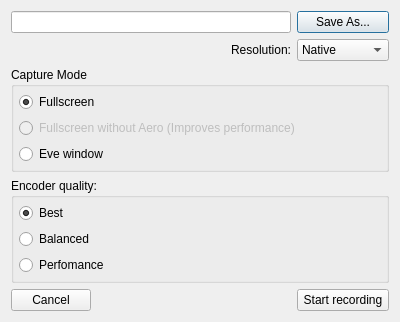
<?xml version="1.0" encoding="UTF-8"?>
<ui version="4.0">
 <class>VideoRecordingDialog</class>
 <widget class="QDialog" name="VideoRecordingDialog">
  <property name="geometry">
   <rect>
    <x>0</x>
    <y>0</y>
    <width>400</width>
    <height>300</height>
   </rect>
  </property>
  <property name="windowTitle">
   <string>Dialog</string>
  </property>
  <layout class="QGridLayout" name="gridLayout">
   <item row="0" column="0" colspan="2">
    <widget class="QLineEdit" name="fileLineEdit"/>
   </item>
   <item row="0" column="2">
    <widget class="QPushButton" name="saveAsButton">
     <property name="text">
      <string>Save As...</string>
     </property>
    </widget>
   </item>
   <item row="1" column="2">
    <widget class="QComboBox" name="resolutionComboBox">
     <item>
      <property name="text">
       <string>Native</string>
      </property>
     </item>
     <item>
      <property name="text">
       <string>Native/2</string>
      </property>
     </item>
     <item>
      <property name="text">
       <string>1920x1080</string>
      </property>
     </item>
     <item>
      <property name="text">
       <string>1280x720</string>
      </property>
     </item>
     <item>
      <property name="text">
       <string>640x480</string>
      </property>
     </item>
    </widget>
   </item>
   <item row="2" column="0" colspan="3">
    <widget class="QGroupBox" name="groupBox_2">
     <property name="title">
      <string>Capture Mode</string>
     </property>
     <layout class="QVBoxLayout" name="verticalLayout_2">
      <property name="margin">
       <number>5</number>
      </property>
      <item>
       <widget class="QRadioButton" name="fullscreenButton">
        <property name="text">
         <string>Fullscreen</string>
        </property>
        <property name="checked">
         <bool>true</bool>
        </property>
       </widget>
      </item>
      <item>
       <widget class="QRadioButton" name="fullscreenNoAeroButton">
        <property name="enabled">
         <bool>false</bool>
        </property>
        <property name="text">
         <string>Fullscreen without Aero (Improves performance)</string>
        </property>
        <property name="checked">
         <bool>false</bool>
        </property>
       </widget>
      </item>
      <item>
       <widget class="QRadioButton" name="windowButton">
        <property name="text">
         <string>Eve window</string>
        </property>
       </widget>
      </item>
     </layout>
    </widget>
   </item>
   <item row="3" column="0" colspan="3">
    <widget class="QGroupBox" name="groupBox">
     <property name="title">
      <string>Encoder quality:</string>
     </property>
     <layout class="QVBoxLayout" name="verticalLayout">
      <property name="margin">
       <number>5</number>
      </property>
      <item>
       <widget class="QRadioButton" name="bestButton">
        <property name="text">
         <string>Best</string>
        </property>
        <property name="checked">
         <bool>true</bool>
        </property>
       </widget>
      </item>
      <item>
       <widget class="QRadioButton" name="balancedButton">
        <property name="text">
         <string>Balanced</string>
        </property>
       </widget>
      </item>
      <item>
       <widget class="QRadioButton" name="PerformanceButton">
        <property name="text">
         <string>Perfomance</string>
        </property>
       </widget>
      </item>
     </layout>
    </widget>
   </item>
   <item row="4" column="0">
    <widget class="QPushButton" name="cancelButton">
     <property name="sizePolicy">
      <sizepolicy hsizetype="Minimum" vsizetype="Minimum">
       <horstretch>0</horstretch>
       <verstretch>0</verstretch>
      </sizepolicy>
     </property>
     <property name="text">
      <string>Cancel</string>
     </property>
    </widget>
   </item>
   <item row="4" column="2">
    <widget class="QPushButton" name="startRecordingButton">
     <property name="text">
      <string>Start recording</string>
     </property>
    </widget>
   </item>
   <item row="4" column="1">
    <spacer name="horizontalSpacer">
     <property name="orientation">
      <enum>Qt::Horizontal</enum>
     </property>
     <property name="sizeHint" stdset="0">
      <size>
       <width>40</width>
       <height>20</height>
      </size>
     </property>
    </spacer>
   </item>
   <item row="1" column="1">
    <widget class="QLabel" name="label">
     <property name="text">
      <string>Resolution:</string>
     </property>
     <property name="alignment">
      <set>Qt::AlignRight|Qt::AlignTrailing|Qt::AlignVCenter</set>
     </property>
    </widget>
   </item>
  </layout>
 </widget>
 <resources/>
 <connections>
  <connection>
   <sender>cancelButton</sender>
   <signal>clicked()</signal>
   <receiver>VideoRecordingDialog</receiver>
   <slot>reject()</slot>
   <hints>
    <hint type="sourcelabel">
     <x>78</x>
     <y>274</y>
    </hint>
    <hint type="destinationlabel">
     <x>183</x>
     <y>287</y>
    </hint>
   </hints>
  </connection>
 </connections>
</ui>
